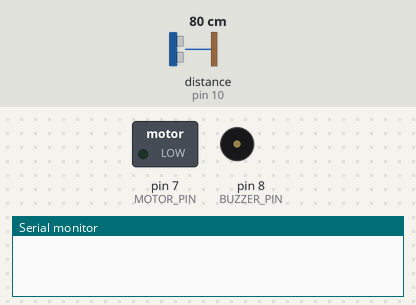
Bench run of a sketch on a simulated Arduino Uno, built with avr-gcc and run on an emulated ATmega328P. Parts: switched loads named in the sketch (green lamp = pin HIGH), buzzer (waves = sounding, pin HIGH), the last lines printed to the serial monitor. The inputs (shaded band) are chosen by the test bench; at power-on: distance to the obstacle (sensor on pin 10) 80 cm. The echo pulse lasts 58.3 µs per cm.

Above: at 0.1 s.
At 1.1 s:
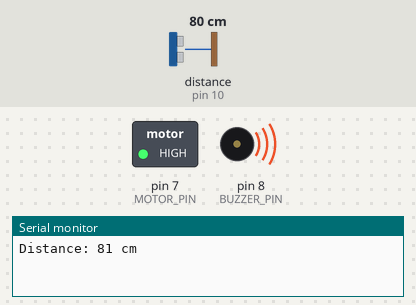
Timing chart, 0 to 2.6 s (numbered marks = the images above):
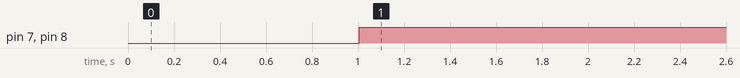

Measured:
- by itself, pin 7 (MOTOR_PIN), pin 8 (BUZZER_PIN): LOW → HIGH at 1.0 s

The sketch:

ultrasonic_glove_.ino
```cpp
#include <NewPing.h>

#define TRIGGER_PIN 11
#define ECHO_PIN 10
#define MAX_DISTANCE 200

#define MOTOR_PIN 7
#define BUZZER_PIN 8

NewPing sonar(TRIGGER_PIN, ECHO_PIN, MAX_DISTANCE);

int distance = 0;
unsigned long previousMillis = 0;
const long interval = 500;

void initializePins() {
  pinMode(TRIGGER_PIN, OUTPUT);
  pinMode(ECHO_PIN, INPUT);
  pinMode(MOTOR_PIN, OUTPUT);
  pinMode(BUZZER_PIN, OUTPUT);
}

void readDistance() {
  distance = sonar.ping_cm();
  Serial.print("Distance: ");
  Serial.print(distance);
  Serial.println(" cm");
}

void giveFeedback(int distance) {
  if (distance > 0 && distance < 100) {
    digitalWrite(MOTOR_PIN, HIGH);
    digitalWrite(BUZZER_PIN, HIGH);
  } else {
    digitalWrite(MOTOR_PIN, LOW);
    digitalWrite(BUZZER_PIN, LOW);
  }
}

void setup() {
  initializePins();
  Serial.begin(9600);
  delay(1000);
}

void loop() {
  unsigned long currentMillis = millis();
  if (currentMillis - previousMillis >= interval) {
    previousMillis = currentMillis;
    readDistance();
    giveFeedback(distance);
  }
}
```
